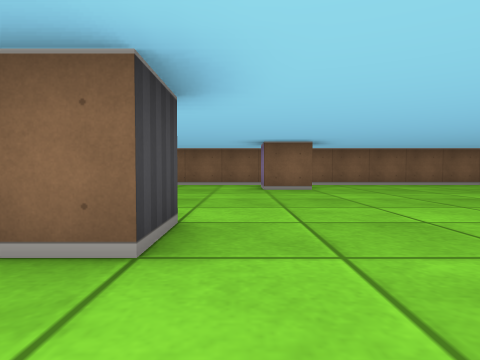
view 1 (above)

16 first-person views from a walk through a cub3D maze. The camera is about half as high as the walls, tilts 2° down and sees 75° across. The floor is counted in squares. Each view is taken from the middle of a square. On the plan, view 1 faces up. The plan holds only what a view shows up to about 9 squares ahead; the rest is blank.

view 2
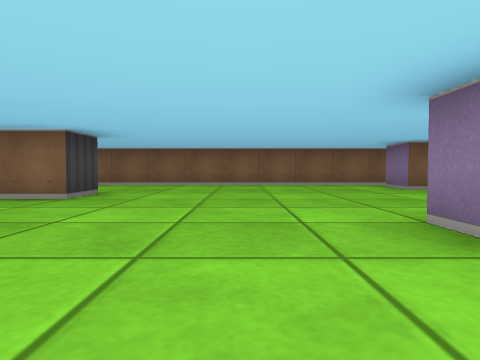

view 3
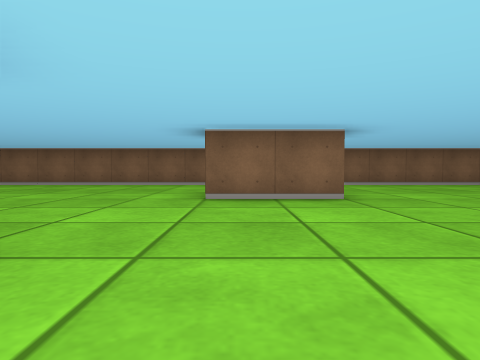

view 4
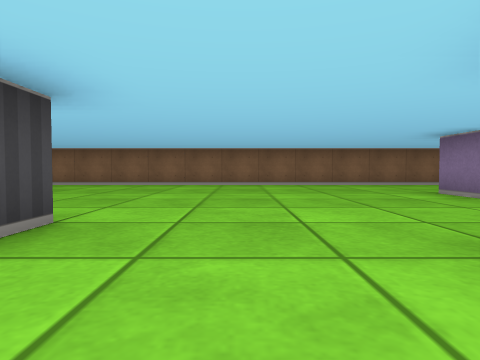

view 5
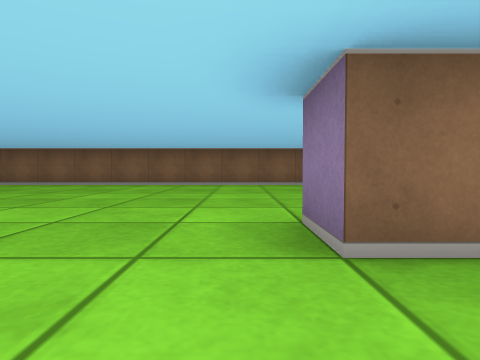

view 6
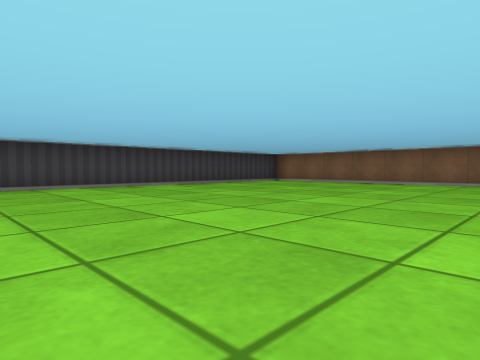

view 7
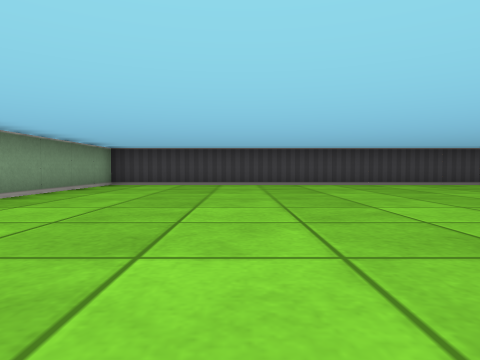

view 8
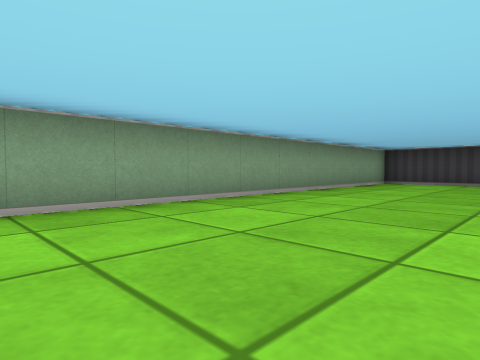

view 9
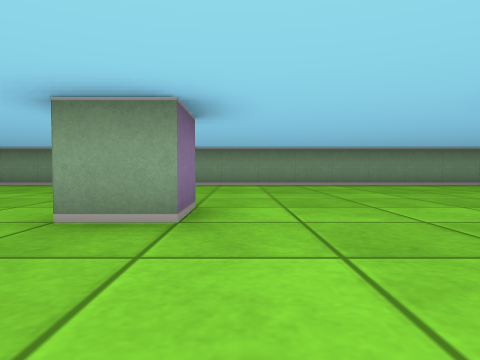

view 10
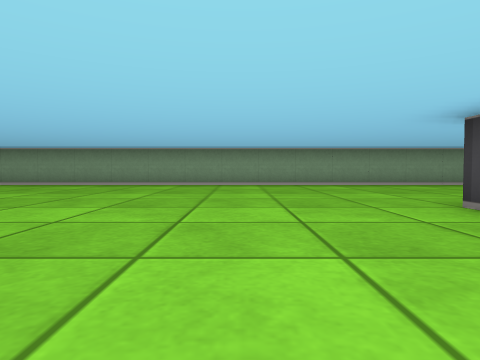

view 11
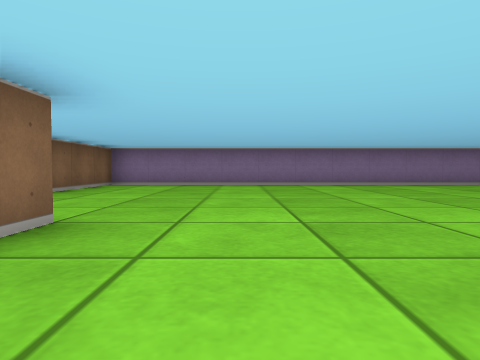

view 12
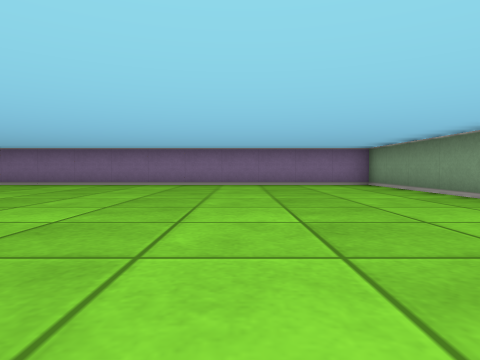

view 13
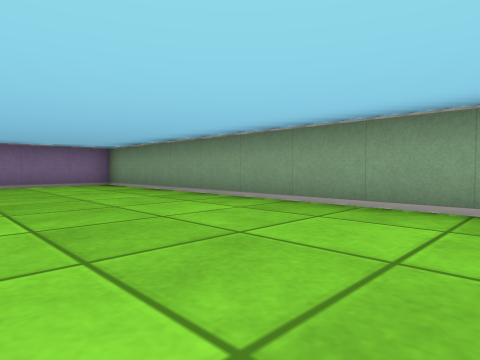

view 14
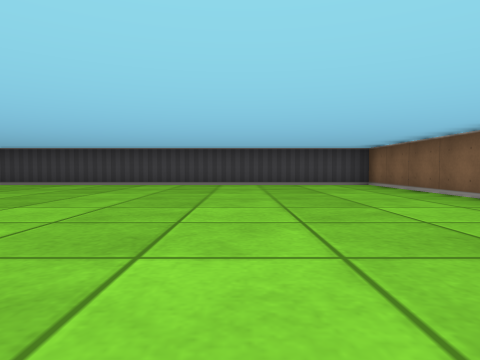

view 15
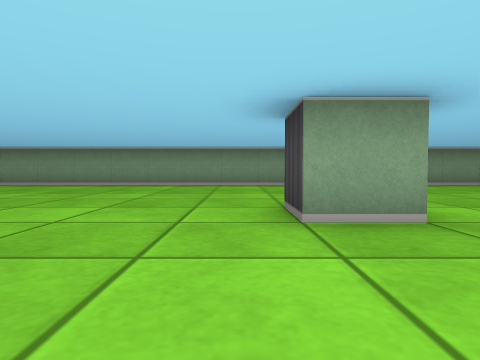

view 16
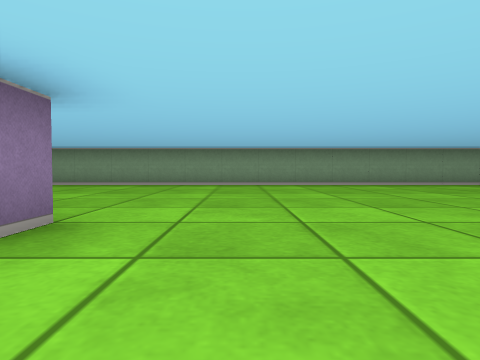

### Floor plan
Points are (right, up) in squares from view 1. A wall is a line through its corners. A room is listed if a view was taken in it or the views show most of it. See-through windows are left out.
Room 1 (views 1, 2, 3, 4, 5, 6, 7, 8, 9, 10, 11, 12, 13, 14, 15, 16)
walls: (-9.5, 0.5) (-9.5, 1.5) (-8.5, 1.5) (-8.5, 0.5); (-5.5, 5.5) (-5.5, 4.5) (-7.5, 4.5) (-7.5, 5.5); (-12.5, 2.5) (-12.5, 1.9); (-12.8, 1.5) (-13.5, 1.5) (-13.5, 2.5); (-0.5, 2.5) (-0.5, 1.5) (-1.5, 1.5) (-1.5, 2.5); (1.6, 6.5) (0.5, 6.5) (0.5, 7.5); (-21.5, -4.5) (7.5, -4.5) (7.5, 8.5) (-21.5, 8.5) (-21.5, -4.5)

Where each view was taken, in squares from view 1:
view 1: 0 up, 0 right, facing up
view 2: 0 up, 3 left, facing up
view 3: 0 up, 7 left, facing up
view 4: 0 up, 11 left, facing up
view 5: 0 up, 14 left, facing up
view 6: 1 down, 14 left, facing up-left
view 7: 1 down, 13 left, facing left
view 8: 1 down, 12 left, facing down-left
view 9: 4 up, 10 left, facing down
view 10: 4 up, 6 left, facing down
view 11: 5 up, 1 left, facing right
view 12: 1 down, 1 left, facing right
view 13: 1 down, 1 left, facing down-right
view 14: 5 up, 13 left, facing left
view 15: 4 up, 8 left, facing down
view 16: 4 up, 3 left, facing down
